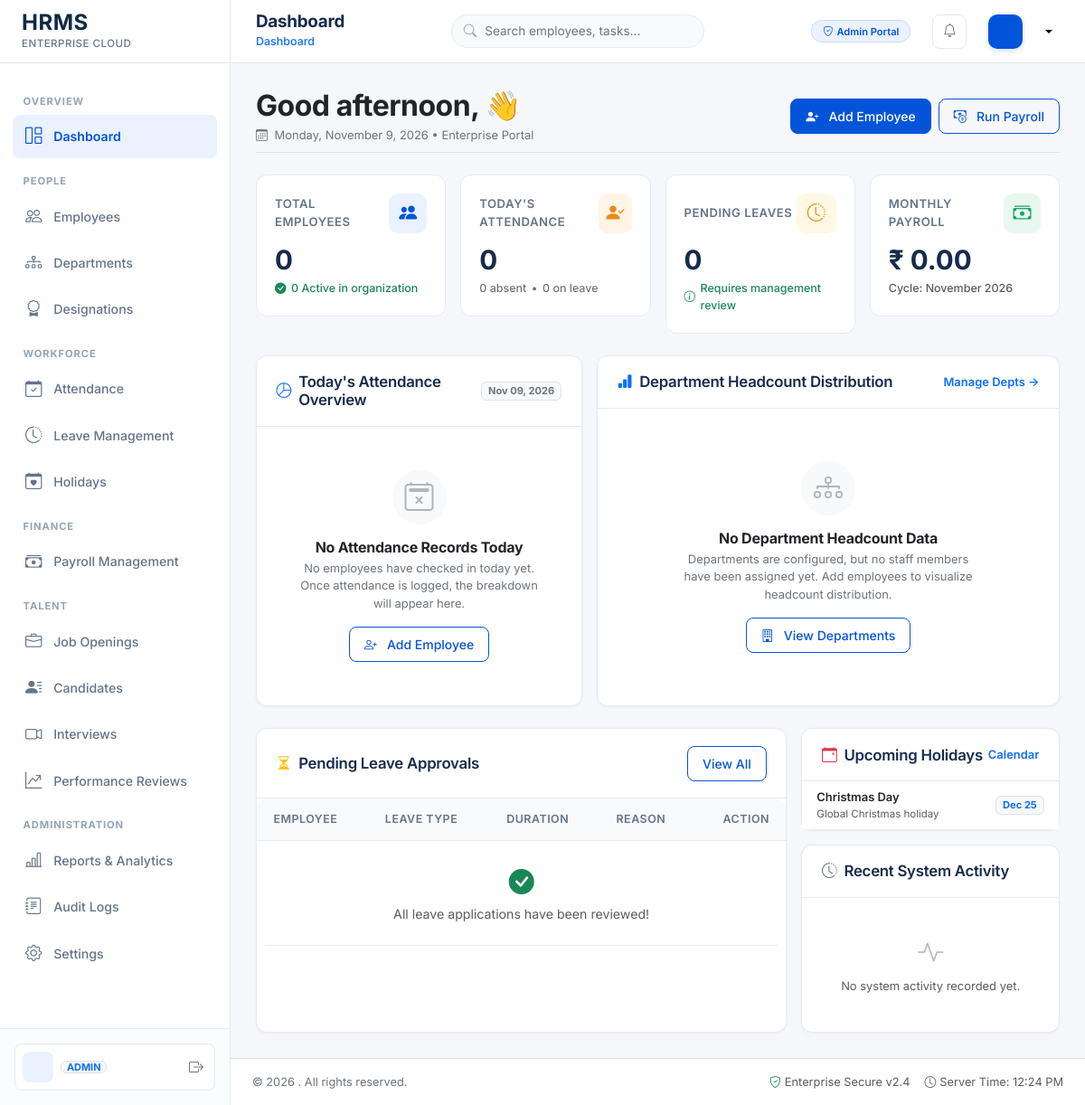
Page /dashboard.php (signed in) on the committed database.
### tables this page shows
CREATE TABLE `holidays` (
  `id` int(11) NOT NULL AUTO_INCREMENT,
  `holiday_name` varchar(150) NOT NULL,
  `holiday_date` date NOT NULL,
  `description` text DEFAULT NULL,
  `created_at` timestamp NULL DEFAULT current_timestamp(),
  PRIMARY KEY (`id`),
  UNIQUE KEY `holiday_date` (`holiday_date`)
);

### dashboard.php (the view, shortened to what the rows shown need)
<?php
require_once __DIR__ . '/includes/functions.php';
require_once __DIR__ . '/includes/auth_check.php';
$pdo = getDBConnection();
$upcomingHolidays = [];
try {
    $holStmt = $pdo->prepare("SELECT * FROM holidays WHERE holiday_date >= CURDATE() ORDER BY holiday_date ASC LIMIT 4");
    $holStmt->execute();
    $upcomingHolidays = $holStmt->fetchAll();
} catch (Exception $e) {
    $error = "Dashboard loading error: " . $e->getMessage();
}
include __DIR__ . '/includes/header.php';
?>
<div class="container-fluid px-0">
    <div class="d-flex flex-column flex-md-row justify-content-between align-items-md-center mb-4 pb-2 border-bottom">
        <div>
            <h2 class="fw-bold text-dark mb-1">
                Good <?= (date('H') < 12) ? 'morning' : ((date('H') < 17) ? 'afternoon' : 'evening') ?>,
                <?= htmlspecialchars($currentUser['name']) ?> 👋
            </h2>
        </div>
    </div>
    <?php if ($role === 'admin' || $role === 'hr'): ?>
        <div class="row g-3">
            <div class="col-lg-8">
                <div class="card h-100 mb-0">
                    <div class="table-responsive">
                        <table class="table align-middle">
                            <thead>
                                <tr>
                                    <th>Employee</th>
                                    <th>Leave Type</th>
                                    <th>Duration</th>
                                    <th>Reason</th>
                                    <th class="text-end">Action</th>
                                </tr>
                            </thead>
                        </table>
                    </div>
                </div>
            </div>
            <div class="col-lg-4">
                <div class="card mb-3">
                    <div class="card-body p-0">
                        <ul class="list-group list-group-flush">
                            <?php foreach ($upcomingHolidays as $h): ?>
                                <li class="list-group-item d-flex justify-content-between align-items-center py-2 px-3">
                                    <div>
                                        <div class="fw-semibold text-dark small"><?= htmlspecialchars($h['holiday_name']) ?></div>
                                        <div class="text-muted" style="font-size: 0.72rem;"><?= htmlspecialchars($h['description'] ?? '') ?></div>
                                    </div>
                                    <span class="badge bg-light text-primary border"><?= formatDate($h['holiday_date'], 'M d') ?></span>
                                </li>
                            <?php endforeach; ?>
                        </ul>
                    </div>
                </div>
            </div>
        </div>
    <?php endif; ?>
</div>
<?php include __DIR__ . '/includes/footer.php'; ?>

### rows in the picture
holidays: holiday_name "Christmas Day", description "Global Christmas holiday", holiday_date "Dec 25"

### other values in the picture
$role "ADMIN"
$pageTitle "Dashboard"
$currentUser['role'] "Admin"
$stats['total_employees'] "0"
$stats['active_employees'] "0"
$stats['today_present'] "0"
$stats['today_absent'] "0"
$todayAttendanceBreakdown['on_leave'] "0"
$stats['pending_leaves'] "0"
formatCurrency($stats['monthly_payroll']) "₹ 0.00"
$stats['payroll_period'] "November 2026"
